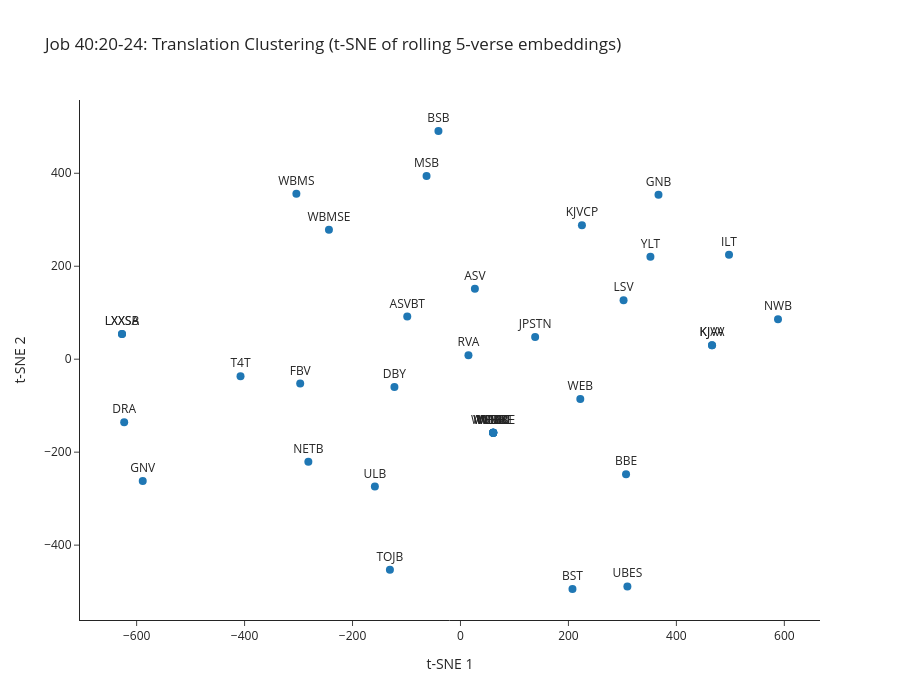

Source (notebook cell):
### Code cell
# Translation clustering on Job 40:20-24 rolling 5-verse embeddings (from ChromaDB)
# Note: Job 40 has only 24 verses, so the last valid 5-verse window is v20-24
# ChromaDB bug: collection.get() with include=["embeddings"] fails on large collections,
# so we fetch documents and re-embed them with the model instead.
from sklearn.manifold import TSNE
import plotly.express as px
import numpy as np
import chromadb

_client = chromadb.PersistentClient(path="data/verse_embedding")
_collection = _client.get_collection("bible_verses")

# Fetch Job 40 v20-24 rolling documents + metadata (no embeddings - ChromaDB bug)
job_docs = []
job_metas = []
job_t_ids_found = []

for t_id in translation_names["id"].tolist():
    uid = f"{t_id}_Job_40_v20-24_r5"
    try:
        res = _collection.get(ids=[uid], include=["metadatas", "documents"])
        if res["ids"]:
            job_docs.append(res["documents"][0])
            job_metas.append(res["metadatas"][0])
            job_t_ids_found.append(t_id)
    except Exception:
        pass

print(f"Found {len(job_t_ids_found)} translations with Job 40:20-24 text")

# Re-embed the documents to get vectors
job_emb_matrix = model.encode(job_docs, show_progress_bar=False, convert_to_numpy=True)
print(f"Embedding shape: {job_emb_matrix.shape}")

# Map to translation names
job_short = []
job_full = []
for t in job_t_ids_found:
    match = translation_names[translation_names["id"] == t]
    if not match.empty:
        job_short.append(match.iloc[0]["shortName"])
        job_full.append(match.iloc[0]["englishName"])
    else:
        job_short.append(t)
        job_full.append(t)

# t-SNE to 2D
n_samples = len(job_t_ids_found)
print(f"{n_samples} samples for t-SNE")
tsne_job = TSNE(n_components=2, perplexity=min(15, max(1, n_samples - 1)), random_state=42, metric="cosine")
coords_job = tsne_job.fit_transform(job_emb_matrix)

plot_job_df = pd.DataFrame({
    "x": coords_job[:, 0],
    "y": coords_job[:, 1],
    "translation": job_short,
    "translation_name": job_full,
})

fig_job = px.scatter(
    plot_job_df, x="x", y="y", text="translation",
    hover_data={"translation_name": True, "translation": True, "x": False, "y": False},
    title="Job 40:20-24: Translation Clustering (t-SNE of rolling 5-verse embeddings)",
    template="simple_white",
    width=900, height=700,
)
fig_job.update_traces(textposition="top center", marker=dict(size=8))
fig_job.update_layout(xaxis_title="t-SNE 1", yaxis_title="t-SNE 2", showlegend=False)
fig_job.show()

### Figure 1 — Plotly figure (JSON) as saved in the notebook; plotly's stock layout.template omitted (floating-point values rounded to 4 significant figures)
{"data": [{"customdata": [["Berean Standard Bible", "BSB"], ["World English Bible", "WEB"], ["ASV Byzantine Text", "ASVBT"], ["American Standard Version (1901)", "ASV"], ["Bible in Basic English", "BBE"], ["Updated Brenton English Septuagint", "UBES"], ["Brenton English Septuagint", "BST"], ["KJV Cambridge Paragraph", "KJVCP"], ["Darby Translation", "DBY"], ["Free Bible Version", "FBV"], ["Geneva Bible 1599", "GNV"], ["JPS TaNaKH 1917", "JPSTN"], ["King James Version + Apocrypha", "KJVA"], ["King James Version", "KJAV"], ["Leeser Tanakh", "ILT"], ["English LSV", "LSV"], ["British English Septuagint 2012", "LXXSB"], ["LXX2012 U. S. English", "LXXSA"], ["NET Bible", "NETB"], ["Noyes Bible", "GNB"], ["The Orthodox Jewish Bible -  Tanakh and Orthodox Jewish Brit Chadasha - The Holy Bible", "TOJB"], ["Revised Version", "RVA"], ["Translation for Translators", "T4T"], ["Unlocked Literal Bible", "ULB"], ["Webster Bible", "NWB"], ["World English Bible Classic", "WEBC"], ["World English Bible (Catholic)", "WEBC"], ["World English Bible British Edition", "WEBBE"], ["World English Bible Updated", "WEBU"], ["World English Bible British Edition with Deuterocanon", "WEBBE"], ["World Messianic Bible", "WMB"], ["World Messianic Bible British Edition", "WMBBE"], ["English: Wycliffe's Bible Modern Spelling (with Deuterocanon)", "WBMS"], ["English: Wycliffe's Bible Modern Spelling (Enhanced) (with Deuterocanon)", "WBMSE"], ["Young's Literal Translation", "YLT"], ["Douay-Rheims 1899", "DRA"], ["Majority Standard BIble", "MSB"]], "hovertemplate": "translation=%{customdata[1]}<br>translation_name=%{customdata[0]}<extra></extra>", "legendgroup": "", "marker": {"color": "#1F77B4", "size": 8, "symbol": "circle"}, "mode": "markers+text", "name": "", "orientation": "v", "showlegend": false, "text": ["BSB", "WEB", "ASVBT", "ASV", "BBE", "UBES", "BST", "KJVCP", "DBY", "FBV", "GNV", "JPSTN", "KJVA", "KJAV", "ILT", "LSV", "LXXSB", "LXXSA", "NETB", "GNB", "TOJB", "RVA", "T4T", "ULB", "NWB", "WEBC", "WEBC", "WEBBE", "WEBU", "WEBBE", "WMB", "WMBBE", "WBMS", "WBMSE", "YLT", "DRA", "MSB"], "textposition": "top center", "type": "scatter", "x": [-40.85, 222.0, -98.63, 26.7, 306.7, 309.2, 207.5, 225.0, -122.4, -296.9, -588.7, 138.3, 466.0, 466.0, 497.5, 302.1, -627.1, -627.1, -281.9, 366.9, -130.7, 14.75, -407.5, -158.6, 588.3, 60.63, 60.63, 60.63, 60.63, 60.63, 60.63, 60.63, -304.0, -243.7, 351.9, -623.1, -62.89], "xaxis": "x", "y": [491.0, -85.48, 91.68, 151.8, -247.4, -488.8, -494.4, 288.0, -59.8, -52.53, -261.8, 47.82, 29.79, 29.79, 224.7, 126.8, 54.17, 54.17, -220.4, 353.8, -453.2, 8.772, -36.42, -274.0, 85.86, -158.0, -158.0, -158.0, -158.0, -158.0, -158.0, -158.0, 356.1, 278.4, 220.2, -135.9, 394.1], "yaxis": "y"}], "layout": {"height": 700, "legend": {"tracegroupgap": 0}, "showlegend": false, "title": {"text": "Job 40:20-24: Translation Clustering (t-SNE of rolling 5-verse embeddings)"}, "width": 900, "xaxis": {"anchor": "y", "domain": [0, 1], "title": {"text": "t-SNE 1"}}, "yaxis": {"anchor": "x", "domain": [0, 1], "title": {"text": "t-SNE 2"}}}}
